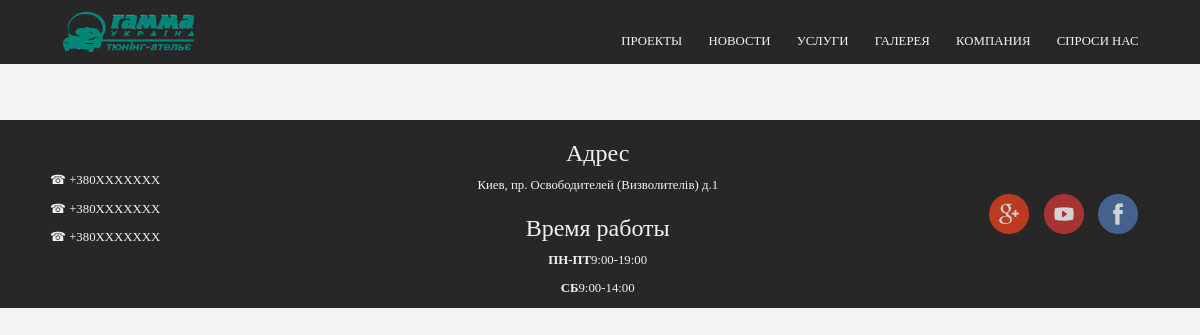
The app's page /services/1/, older data.
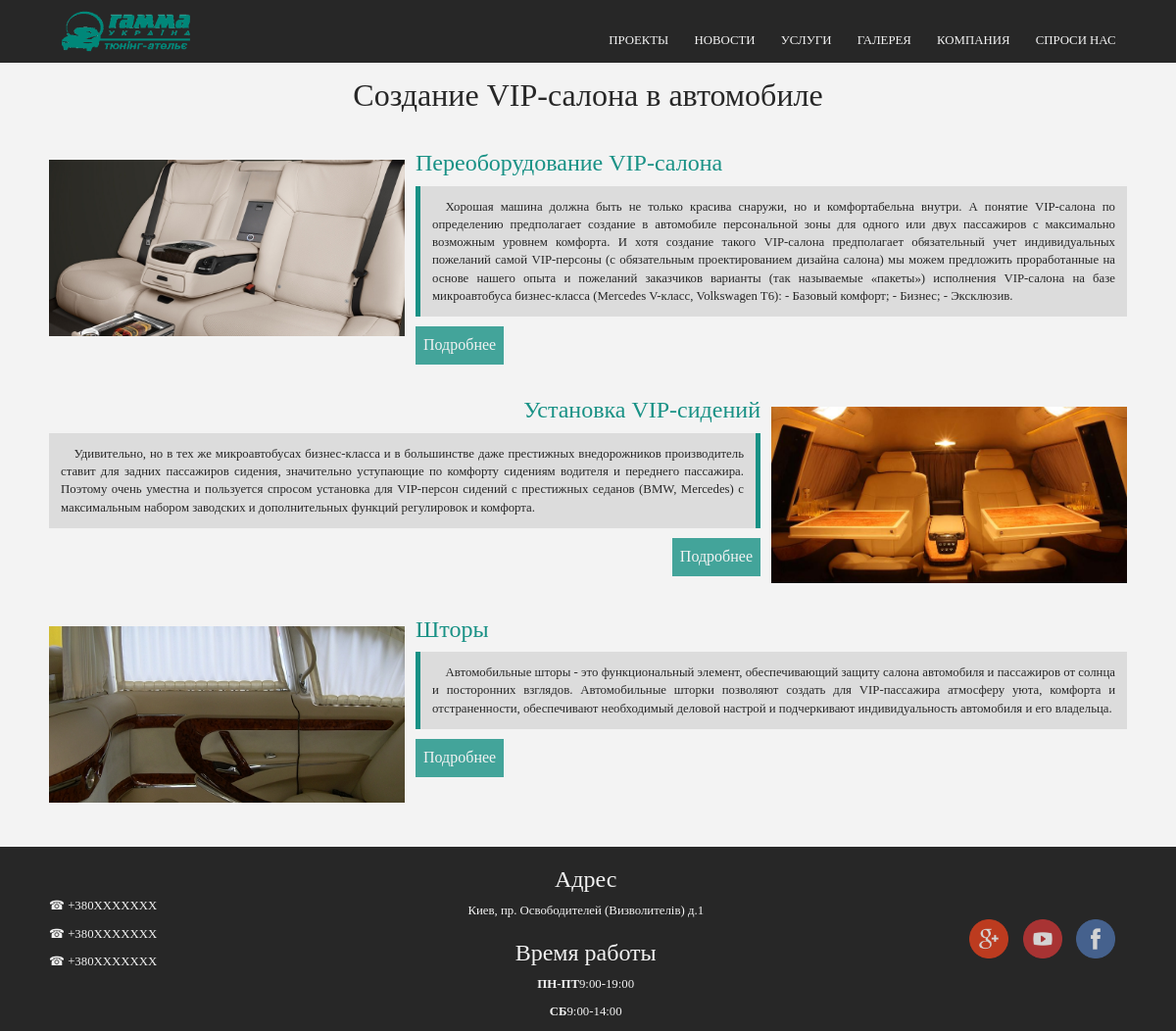
The same page, newer data.
### gmsite/models.py (models this page shows, shortened)
class Services(models.Model):
    name = models.CharField(max_length=50)
    photo = models.FileField(null=False)

class ServicesSecond(models.Model):
    name = models.CharField(max_length=50)
    text = models.TextField(blank=True, null=True)
    photo = models.FileField(null=False)
    service = models.ForeignKey(Services, on_delete=models.CASCADE)

### gmsite/views.py (the view)
# urls.py: url(r'^services/(?P<pk>[0-9]+)/', views.services, name='services'),
def services(request, pk):
    content = {
        'ServicesSecond' : ServicesSecond.objects.filter(service=pk),
        'Name' : Services.objects.filter(pk=pk),
        'Services' : Services.objects.all(),
    }
    return render(request, 'services.html', content)

### gmsite/templates/services.html (shortened to what this page needs)
{% extends "all.html" %}
{% load staticfiles %}
{% block headin %}
  <link rel="stylesheet" href="{% static 'css/swiper.min.css' %}" type = "text/css"/>
  <link rel="stylesheet" href="{% static 'css/services.css' %}" type = "text/css"/>
{% endblock %}
{% block mainin %}
  <h1>{% for N in Name %}{{N.name}}{% endfor %}</h1>
  <div class="servicesblock">
      {% for S in ServicesSecond %}
      <a class="seruno" href="{% url 'service' pk=S.pk %}">
        <div class="service">
          <div class="servicephoto" style="background-image:url({{ S.photo.url }});">
          </div>
          <div class="servicecontent">
            <h2>{{S.name}}</h2>
            <p>{{S.text}}</p>
            <button class="button">Подробнее</button>
          </div>
        </div>
      </a>
      {% endfor %}
  </div>
{% endblock %}

Row changes from the older to the newer data that the page shows:
added Services: name "Создание VIP-салона в автомобиле"
added ServicesSecond: photo (picture), name "Переоборудование VIP-салона", text "Хорошая машина должна быть не только красива снаружи, но и комфортабельна внутри. А понятие VIP-салона по определению предполагает создание в автомобиле персональной зоны для одного или двух пассажиров с максимально возможным уровнем комфорта. И хотя создание такого VIP-салона предполагает обязательный учет индивидуальных пожеланий самой VIP-персоны (с обязательным проектированием дизайна салона) мы можем предложить проработанные на основе нашего опыта и пожеланий заказчиков варианты (так называемые «пакеты») исполнения VIP-салона на базе микроавтобуса бизнес-класса (Mercedes V-класс, Volkswagen T6): - Базовый комфорт; - Бизнес; - Эксклюзив."
added ServicesSecond: photo (picture), name "Установка VIP-сидений", text "Удивительно, но в тех же микроавтобусах бизнес-класса и в большинстве даже престижных внедорожников производитель ставит для задних пассажиров сидения, значительно уступающие по комфорту сидениям водителя и переднего пассажира. Поэтому очень уместна и пользуется спросом установка для VIP-персон сидений с престижных седанов (BMW, Mercedes) c максимальным набором заводских и дополнительных функций регулировок и комфорта."
added ServicesSecond: photo (picture), name "Шторы", text "Автомобильные шторы - это функциональный элемент, обеспечивающий защиту салона автомобиля и пассажиров от солнца и посторонних взглядов. Автомобильные шторки позволяют создать для VIP-пассажира атмосферу уюта, комфорта и отстраненности, обеспечивают необходимый деловой настрой и подчеркивают индивидуальность автомобиля и его владельца."
